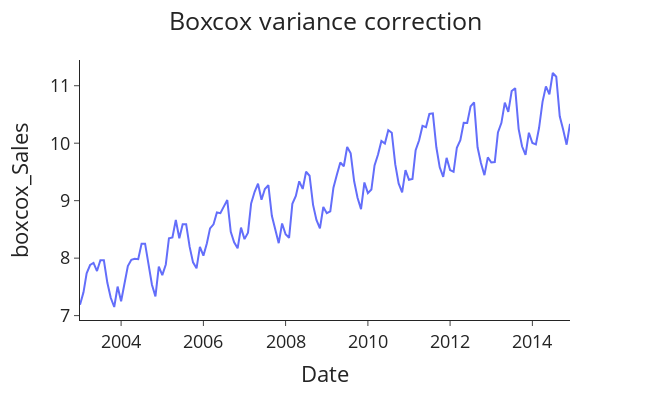

Notebook code for this chart:
### Code cell
plotting('Boxcox variance correction',database,'Month-Year','Number_Trucks_Sold_boxcox','Date','boxcox_Sales')

### Figure 1 — Plotly figure (JSON) as saved in the notebook; plotly's stock layout.template omitted (floating-point values rounded to 4 significant figures; data arrays with more than 128 entries replaced by an {"elided": "..."} marker saying what was removed)
{"data": [{"hovertemplate": "Date=%{x}<br>boxcox_Sales=%{y}<extra></extra>", "legendgroup": "", "line": {"color": "#636efa", "dash": "solid"}, "marker": {"symbol": "circle"}, "mode": "lines", "name": "", "orientation": "v", "showlegend": false, "type": "scatter", "x": {"elided": "144 str values"}, "xaxis": "x", "y": {"elided": "144 float values"}, "yaxis": "y"}], "layout": {"font": {"size": 18}, "height": 400, "legend": {"tracegroupgap": 0}, "margin": {"t": 60}, "title": {"text": "Boxcox variance correction", "x": 0.5}, "width": 650, "xaxis": {"anchor": "y", "autorange": true, "domain": [0, 1], "range": ["2003-01-01", "2014-12-01"], "title": {"text": "Date"}, "type": "date"}, "yaxis": {"anchor": "x", "autorange": true, "domain": [0, 1], "range": [6.924, 11.45], "title": {"text": "boxcox_Sales"}, "type": "linear"}}}
